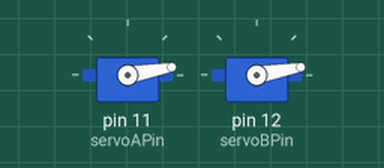
The sketch below on a simulated Arduino Uno, built with avr-gcc and run on an emulated ATmega328P. Shown: 2 × servo. What the sketch prints to the serial monitor is not drawn.

Above: at 0.05 s.
At 0.4 s:
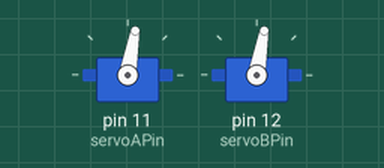
At 0.8 s:
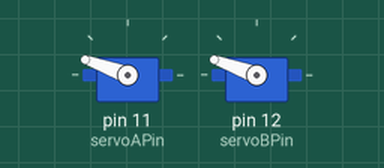
At 1.55 s:
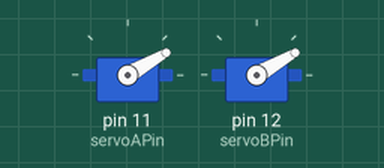
Timing chart, 0 to 3.7 s (numbered marks = the images above):
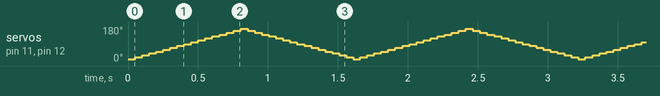

The sketch:

servo_test_2_dual_servo.ino
```cpp
/*
  Servo Test 2.

  Connect servo A to ground, 3.3v and pin 12.
  Connect servo B to ground, 3.3v and pin 11.

  Test script to move two servos rotation from 0 to 180 degrees continously back and forth in sync.

  Author: Nicholas Taras
*/

#include <Servo.h>

Servo myservoA; // create servo object to control a servo
Servo myservoB; // create servo object to control a servo

int servoAPin = 11; // variable to read the value from the analog pin
int servoBPin = 12; // variable to read the value from the analog pin
int dir = 1; // 1 forwards // 0 backwards
int vel = 10; // velocity
int del = 50; // delay
int servoRange = 180; // range
int servoPosition = 0;

void setup() {

  Serial.begin(9600);

  myservoA.attach(servoAPin); // attaches the servo on pin 9 to the servo object
  myservoB.attach(servoBPin); // attaches the servo on pin 9 to the servo object

}

void loop() {

 // 0 - 180 range

 // update servo direction

 if(servoPosition >= (servoRange - vel)){

  dir = 0;

 } else if(servoPosition <= (0 + vel)) {

  dir = 1;

 }

 // update move position

 if(dir == 1){

    servoPosition += vel;

 }

 if(dir == 0){

    servoPosition -= vel;

 }

 myservoA.write(servoPosition); // update servo.
 myservoB.write(servoPosition); // update servo.

 delay(del); // delay between actions.

 Serial.print(servoPosition); // print updated servo position.

}
```
